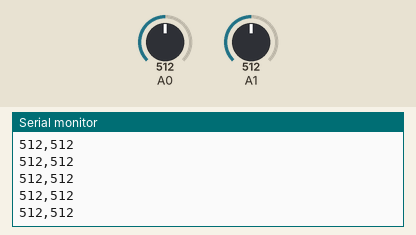
Recording of a sketch running on a simulated Arduino Uno, built with avr-gcc and run on an emulated ATmega328P. Parts: the last lines printed to the serial monitor. The inputs (shaded band) are chosen by the test bench; at power-on: A0 = 512, A1 = 512.

Above: at 1.2 s.
1.3 s: A0 set to 716
At 2.0 s:
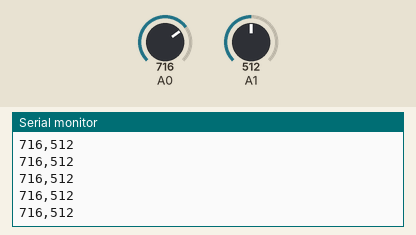
4.3 s: A1 set to 716
At 4.9 s:
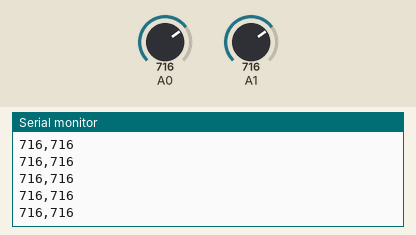
5.8 s: A0 set to 900
At 6.5 s:
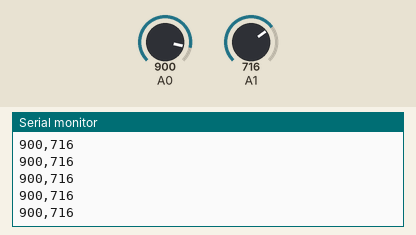
7.3 s: A1 set to 900
At 7.9 s:
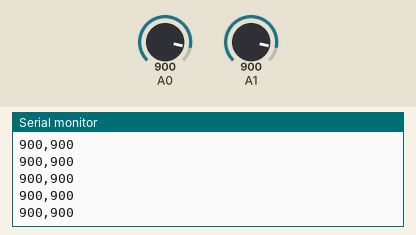
Timing chart, 0 to 9.8 s (numbered marks = the images above; inputs shaded):
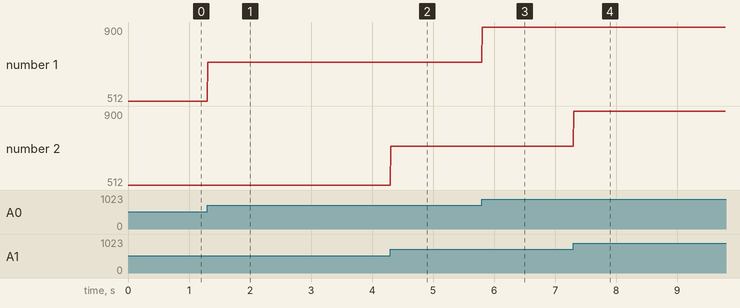

The sketch:

2_emg.ino
```cpp
void setup() {
  Serial.begin(9600);  // Inicia la comunicación serie a 9600 baudios
}

void loop() {
  int sensorValue1 = analogRead(A0);  // Lee el valor del pin A0
  int sensorValue2 = analogRead(A1);  // Lee el valor del pin A1

  // Envia los valores leídos separados por una coma
  Serial.print(sensorValue1);
  Serial.print(",");
  Serial.println(sensorValue2);

  delay(10);  // Espera un poco antes de la siguiente lectura
}
```

Measured:
- after the input at 1.3 s, the serial monitor: prints a new line at once (image 1)
- after the input at 4.3 s, the serial monitor: prints a new line at once (image 2)
- after the input at 5.8 s, the serial monitor: prints a new line at once (image 3)
- after the input at 7.3 s, the serial monitor: prints a new line at once (image 4)
- plotted number 1: 512 → 716 after the input at 1.3 s, 716 → 900 after the input at 5.8 s
